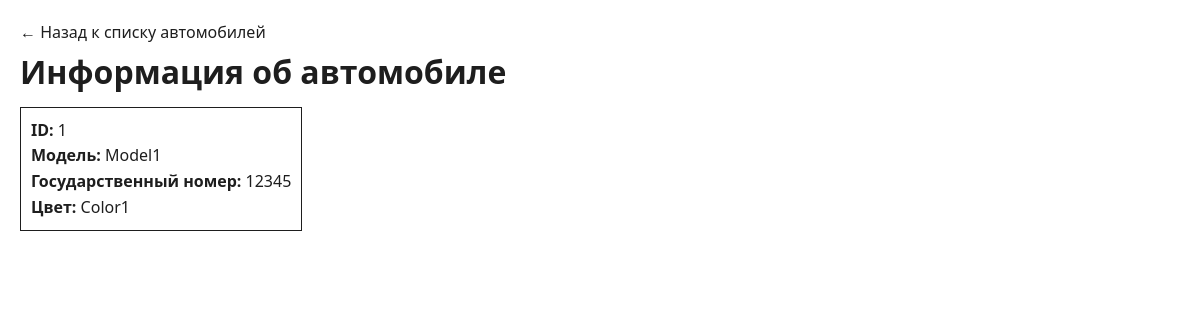
Page /car/1/ on the earlier database version.
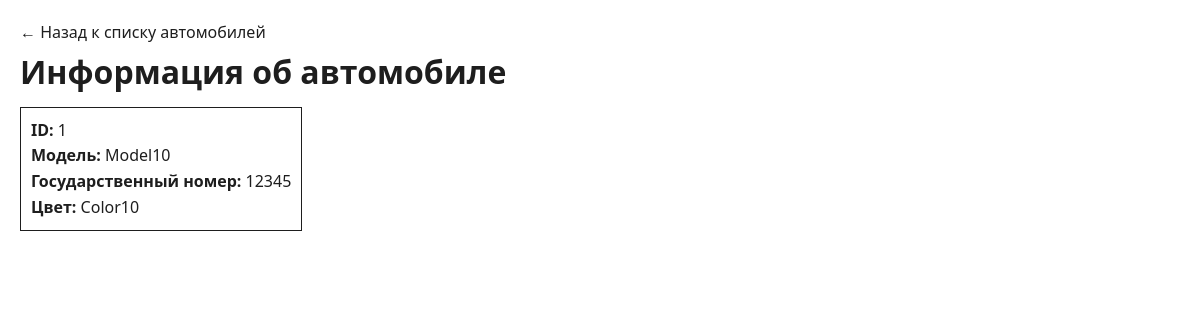
Same page on the later database version.
### project_first_app/models.py (models this page shows, shortened)
class Car(models.Model):
    car_id = models.AutoField(primary_key=True)
    license_plate = models.CharField(max_length=15)
    model = models.CharField(max_length=20)
    color = models.CharField(max_length=30, null=True, blank=True)

### project_first_app/views.py (the view)
# urls.py: path('car/<int:car_id>/', views.CarDetailView.as_view(), name='car_detail'),
class CarDetailView(DetailView):
    model = Car
    template_name = 'cars/car_detail.html'
    context_object_name = 'car'
    pk_url_kwarg = 'car_id'

### templates/cars/car_detail.html (shortened to what this page needs)
{% load static %}
<!DOCTYPE html>
<html lang="ru">
<head>
    <link rel="stylesheet" href="{% static 'css/styles.css'%}" type="text/css">
</head>
<body>
    <a href="{% url 'cars_list' %}" class="back-button">← Назад к списку автомобилей</a>
    <h1>Информация об автомобиле</h1>
    <div class="detail-card">
        <p><strong>ID:</strong> {{ car.car_id }}</p>
        <p><strong>Модель:</strong> {{ car.model }}</p>
        <p><strong>Государственный номер:</strong> {{ car.license_plate }}</p>
        <p><strong>Цвет:</strong> {{ car.color|default:"Не указан" }}</p>
    </div>
</body>
</html>

Differences in the rows shown:
changed Car id 1: model "Model1" → "Model10"; color "Color1" → "Color10"
